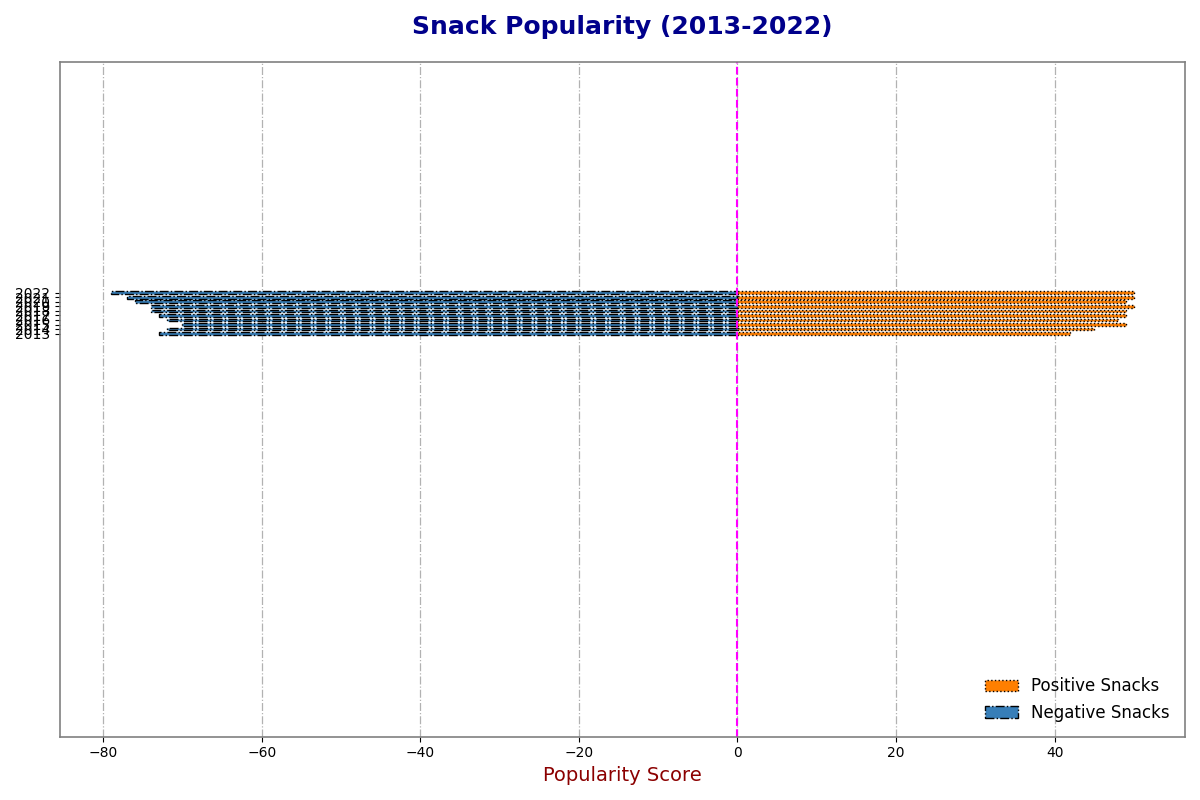

Python code for this plot:
import matplotlib.pyplot as plt
import numpy as np

years = np.array(['2013', '2014', '2015', '2016', '2017', '2018', '2019', '2020', '2021', '2022'])

chip_popularity = np.array([25, 26, 28, 27, 26, 25, 24, 23, 22, 20])
cookie_popularity = np.array([20, 19, 18, 20, 21, 22, 23, 24, 25, 25])
fruit_popularity = np.array([15, 16, 17, 18, 19, 20, 21, 22, 23, 25])
nut_popularity = np.array([12, 13, 14, 14, 15, 16, 17, 17, 18, 19])
candy_popularity = np.array([28, 26, 23, 21, 19, 17, 15, 14, 12, 11])

granola_popularity = np.array([10, 11, 12, 13, 14, 15, 15, 16, 17, 18])
chips_2_popularity = np.array([5, 6, 7, 7, 8, 8, 9, 9, 10, 11])

positive_snacks = chip_popularity + nut_popularity + chips_2_popularity
negative_snacks = candy_popularity + cookie_popularity + fruit_popularity + granola_popularity

fig, ax = plt.subplots(figsize=(12, 8))

bar_width = 0.6
positions = np.arange(len(years))

colors = ['#ff7f00', '#377eb8']

ax.barh(positions, positive_snacks, height=bar_width, label='Positive Snacks', color=colors[0], linestyle='dotted', edgecolor='black')
ax.barh(positions, -negative_snacks, height=bar_width, label='Negative Snacks', color=colors[1], linestyle='dashdot', edgecolor='black')

ax.set_yticks(positions)
ax.set_yticklabels(years)
ax.set_ylim(-max(negative_snacks) - 10, max(positive_snacks) + 10)
ax.set_xlabel('Popularity Score', fontsize=14, color='darkred')
ax.set_title('Snack Popularity (2013-2022)', fontsize=18, fontweight='bold', color='darkblue', pad=20)

ax.axvline(x=0, color='magenta', linewidth=1.5, linestyle='--')

handles, labels = ax.get_legend_handles_labels()
ax.legend(handles, labels, fontsize=12, loc='lower right', frameon=False)

ax.xaxis.grid(True, linestyle='-.', linewidth=0.9, alpha=0.6, color='gray')
ax.set_axisbelow(True)

# Customizing the axes borders
for spine in ax.spines.values():
    spine.set_edgecolor('gray')
    spine.set_linewidth(1.2)

plt.tight_layout()
plt.show()
